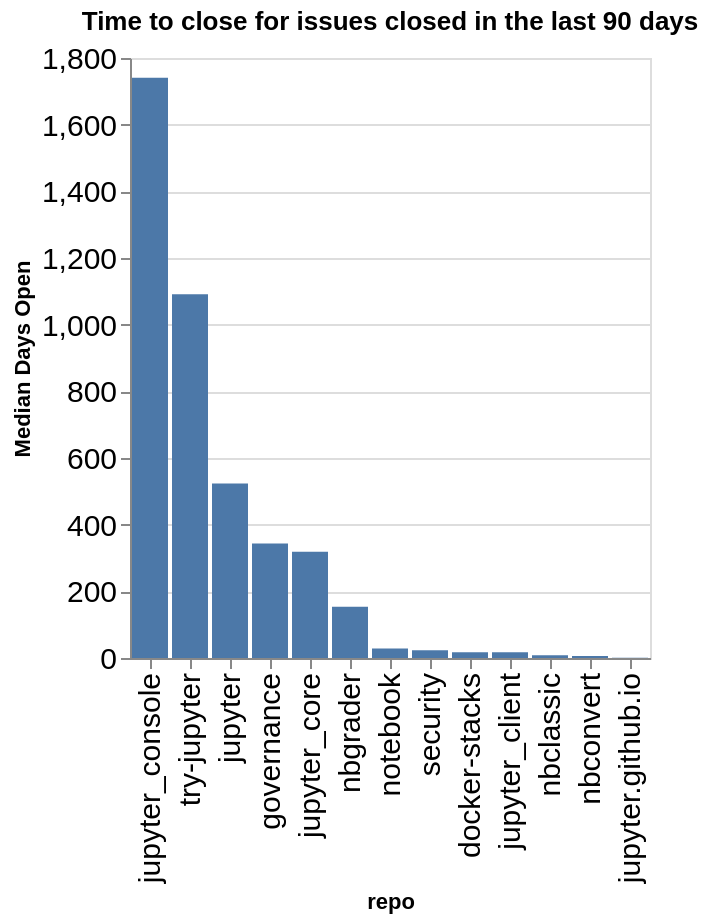

Notebook code for this chart:
### Code cell
time_open = closed.groupby(['org', 'repo']).agg({'time_open': 'median'}).reset_index()
time_open['time_open'] = time_open['time_open'] / (60 * 60 * 24)
time_open['org/repo'] = time_open.apply(lambda a: a['org'] + '/' + a['repo'], axis=1)
sorted_vals = time_open.sort_values(['org', 'time_open'], ascending=False)['repo'].values
alt.Chart(data=time_open, title=f"Time to close for issues closed in the last {n_days} days").mark_bar().encode(
    x=alt.X('repo', sort=alt.Sort(sorted_vals.tolist())),
    y=alt.Y('time_open', title="Median Days Open"),
)

### Figure 1 — Vega-Lite specification as saved in the notebook (floating-point values rounded to 4 significant figures)
{"config": {"axisLeft": {"labelFontSize": 15}, "axisBottom": {"labelFontSize": 15}}, "data": {"name": "data-8fdab49a5997094b005bce22b3774d66"}, "mark": {"type": "bar"}, "encoding": {"x": {"field": "repo", "sort": ["jupyter_console", "try-jupyter", "jupyter", "governance", "jupyter_core", "nbgrader", "notebook", "security", "docker-stacks", "jupyter_client", "nbclassic", "nbconvert", "jupyter.github.io"], "type": "nominal"}, "y": {"field": "time_open", "title": "Median Days Open", "type": "quantitative"}}, "title": "Time to close for issues closed in the last 90 days", "$schema": "https://vega.github.io/schema/vega-lite/v5.20.1.json", "datasets": {"data-8fdab49a5997094b005bce22b3774d66": [{"org": "jupyter", "repo": "docker-stacks", "time_open": 17.3, "org/repo": "jupyter/docker-stacks"}, {"org": "jupyter", "repo": "governance", "time_open": 343.6, "org/repo": "jupyter/governance"}, {"org": "jupyter", "repo": "jupyter", "time_open": 523.9, "org/repo": "jupyter/jupyter"}, {"org": "jupyter", "repo": "jupyter.github.io", "time_open": 0.9404, "org/repo": "jupyter/jupyter.github.io"}, {"org": "jupyter", "repo": "jupyter_client", "time_open": 17.07, "org/repo": "jupyter/jupyter_client"}, {"org": "jupyter", "repo": "jupyter_console", "time_open": 1741.0, "org/repo": "jupyter/jupyter_console"}, {"org": "jupyter", "repo": "jupyter_core", "time_open": 319.1, "org/repo": "jupyter/jupyter_core"}, {"org": "jupyter", "repo": "nbclassic", "time_open": 8.41, "org/repo": "jupyter/nbclassic"}, {"org": "jupyter", "repo": "nbconvert", "time_open": 5.779, "org/repo": "jupyter/nbconvert"}, {"org": "jupyter", "repo": "nbgrader", "time_open": 154.0, "org/repo": "jupyter/nbgrader"}, {"org": "jupyter", "repo": "notebook", "time_open": 28.87, "org/repo": "jupyter/notebook"}, {"org": "jupyter", "repo": "security", "time_open": 23.45, "org/repo": "jupyter/security"}, {"org": "jupyter", "repo": "try-jupyter", "time_open": 1091.0, "org/repo": "jupyter/try-jupyter"}]}}
